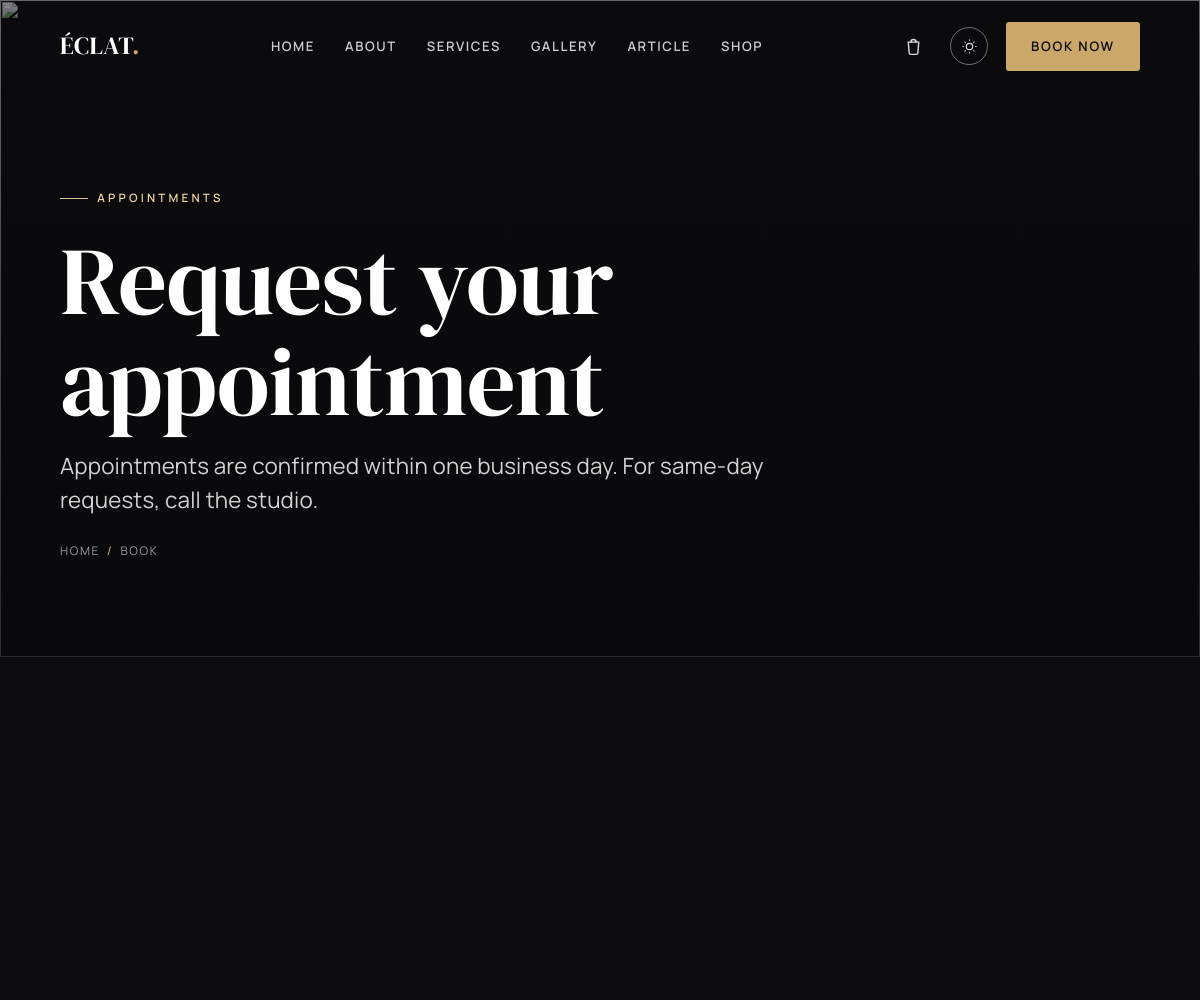
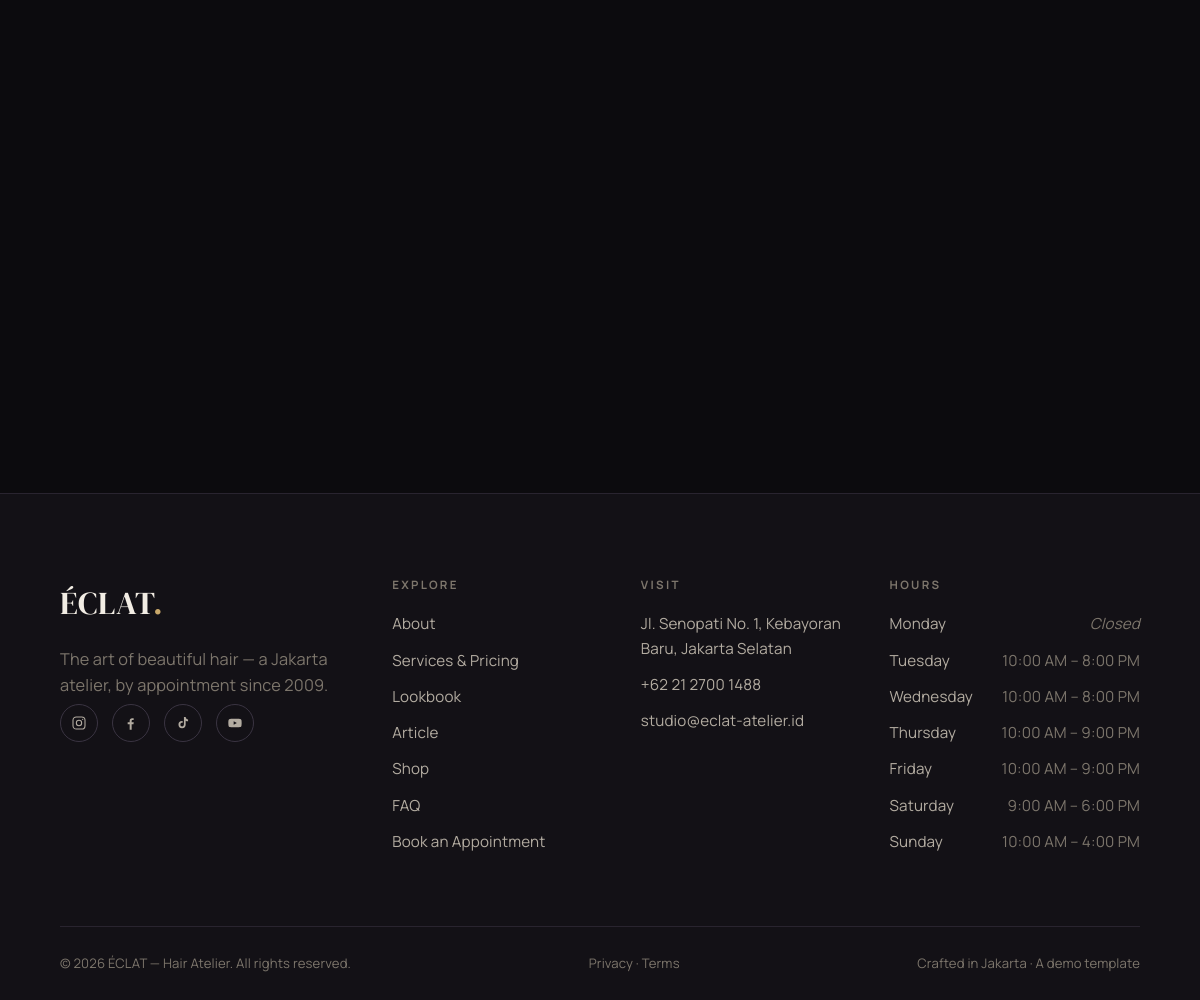
Screenshot of /book with the database file from the repository (2 pictures, top to bottom).
### tables this page shows
CREATE TABLE opening_hours (
    id         INT AUTO_INCREMENT PRIMARY KEY,
    day_order  TINYINT      NOT NULL,
    day_name   VARCHAR(12)  NOT NULL,
    open_time  TIME         NULL,
    close_time TIME         NULL,
    is_closed  TINYINT(1)   NOT NULL DEFAULT 0
);

### app/controllers/book.php (called while the page is built, shortened)
<?php
$errors  = [];
$services = get_services();
$old = ['name' => '', 'email' => '', 'phone' => '', 'service_id' => '', 'preferred_date' => '', 'message' => ''];
render('book', [
    'title'    => 'Book an Appointment — ' . get_setting('site_name_full'),
    'meta'     => 'Request an appointment at ' . get_setting('site_name') . '.',
    'active'   => '',
    'css'      => ['book'],
    'js'       => ['pages/book'],
    'services' => $services,
    'hours'    => get_opening_hours(),
    'errors'   => $errors,
    'old'      => $old,
]);

### public/index.php (called while the page is built, shortened)
<?php
$routes = require APP_PATH . '/routes.php';
$uri  = parse_url($_SERVER['REQUEST_URI'] ?? '/', PHP_URL_PATH) ?? '/';
if (BASE_URL !== '') {
    if ($uri === BASE_URL) {
        $uri = '/';
    } elseif (str_starts_with($uri, BASE_URL . '/')) {
        $uri = substr($uri, strlen(BASE_URL));
    }
}
$path = '/' . trim($uri, '/');
$controller = $routes[$path] ?? null;
if ($controller === null) {
    http_response_code(404);
    $controller_file = APP_PATH . '/controllers/not_found.php';
} else {
    $controller_file = APP_PATH . '/controllers/' . $controller . '.php';
}
require $controller_file;

### app/models/settings.php (called while the page is built, shortened)
<?php
function get_setting(string $key, string $default = ''): string {
    static $cache = null;
    if ($cache === null) {
        $cache = [];
        foreach (q('SELECT skey, svalue FROM settings') as $r) {
            $cache[$r['skey']] = $r['svalue'];
        }
    }
    return $cache[$key] ?? $default;
}

### app/database.php (called while the page is built, shortened)
<?php
function db(): PDO {
    static $pdo = null;
    if ($pdo instanceof PDO) {
        return $pdo;
    }
    $opts = [
        PDO::ATTR_ERRMODE            => PDO::ERRMODE_EXCEPTION,
        PDO::ATTR_DEFAULT_FETCH_MODE => PDO::FETCH_ASSOC,
        PDO::ATTR_EMULATE_PREPARES   => false,
    ];
    try {
        if (DB_DRIVER === 'sqlite') {
            $pdo = new PDO('sqlite:' . DB_SQLITE_PATH, null, null, $opts);
            $pdo->exec('PRAGMA foreign_keys = ON');
        } else {
            $dsn = sprintf('mysql:host=%s;port=%s;dbname=%s;charset=utf8mb4',
                DB_HOST, DB_PORT, DB_NAME);
            $pdo = new PDO($dsn, DB_USER, DB_PASS, $opts);
        }
    } catch (PDOException $ex) {
        http_response_code(500);
        exit(APP_DEBUG
            ? 'Database connection failed: ' . $ex->getMessage()
            : 'The site is temporarily unavailable. Please try again shortly.');
    }
    return $pdo;
}
function q(string $sql, array $params = []): array {
    $stmt = db()->prepare($sql);
    $stmt->execute($params);
    return $stmt->fetchAll();
}

### app/models/hours.php (called while the page is built, shortened)
<?php
function get_opening_hours(): array {
    return q('SELECT day_name, open_time, close_time, is_closed
              FROM opening_hours ORDER BY day_order ASC');
}

### app/views/pages/book.php (the view, shortened to what this page needs)
<section class="page-hero">
    <div class="page-hero-bg"><img src="<?= e(url('assets/img/hero/book-hero.jpg')) ?>" alt="" aria-hidden="true"></div>
    <div class="container">
        <span class="eyebrow">Appointments</span>
        <h1>Request your appointment</h1>
        <p class="lede"><?= e(get_setting('booking_note')) ?></p>
        <div class="breadcrumb"><a href="<?= e(url('')) ?>">Home</a><span class="sep">/</span>Book</div>
    </div>
</section>
<section class="section">
    <div class="container book-grid">
    </div>
</section>

### app/views/partials/footer.php (shortened to what this page needs)
<?php
$hours   = get_opening_hours();
$ig = get_setting('instagram'); $fb = get_setting('facebook');
$tt = get_setting('tiktok');    $yt = get_setting('youtube');
?>
<footer class="site-footer">
    <div class="container">
        <div class="footer-top">
            <div class="footer-brand">
                <div class="brand"><?= e(get_setting('site_name')) ?><span class="dot">.</span></div>
                <p><?= e(get_setting('tagline')) ?> — a Jakarta atelier, by appointment since <?= e(get_setting('founded_year')) ?>.</p>
                <div class="socials">
                    <a href="<?= e($ig) ?>" aria-label="Instagram"><svg viewBox="0 0 24 24" fill="none" stroke="currentColor" stroke-width="1.6"><rect x="3" y="3" width="18" height="18" rx="5"/><circle cx="12" cy="12" r="4"/><circle cx="17.5" cy="6.5" r="1" fill="currentColor" stroke="none"/></svg></a>
                    <a href="<?= e($fb) ?>" aria-label="Facebook"><svg viewBox="0 0 24 24" fill="currentColor"><path d="M13 22v-8h2.7l.4-3H13V9c0-.9.3-1.5 1.6-1.5H16V4.9c-.3 0-1.2-.1-2.3-.1-2.3 0-3.7 1.4-3.7 3.9V11H7v3h3v8z"/></svg></a>
                    <a href="<?= e($tt) ?>" aria-label="TikTok"><svg viewBox="0 0 24 24" fill="currentColor"><path d="M16 3c.3 2 1.6 3.6 3.6 3.9v2.6c-1.3.1-2.6-.3-3.6-1v5.9a5.4 5.4 0 1 1-5.4-5.4c.3 0 .6 0 .9.1v2.7a2.7 2.7 0 1 0 1.9 2.6V3z"/></svg></a>
                    <a href="<?= e($yt) ?>" aria-label="YouTube"><svg viewBox="0 0 24 24" fill="currentColor"><path d="M22 12s0-3-.4-4.4a2.3 2.3 0 0 0-1.6-1.6C18.5 5.6 12 5.6 12 5.6s-6.5 0-8 .4A2.3 2.3 0 0 0 2.4 7.6C2 9 2 12 2 12s0 3 .4 4.4a2.3 2.3 0 0 0 1.6 1.6c1.5.4 8 .4 8 .4s6.5 0 8-.4a2.3 2.3 0 0 0 1.6-1.6C22 15 22 12 22 12zm-12 2.8V9.2l4.8 2.8z"/></svg></a>
                </div>
            </div>
            <div class="footer-col">
                <h4>Explore</h4>
                <ul>
                    <li><a href="<?= e(url('about')) ?>">About</a></li>
                    <li><a href="<?= e(url('services')) ?>">Services &amp; Pricing</a></li>
                    <li><a href="<?= e(url('gallery')) ?>">Lookbook</a></li>
                    <li><a href="<?= e(url('blog')) ?>">Article</a></li>
                    <li><a href="<?= e(url('shop')) ?>">Shop</a></li>
                    <li><a href="<?= e(url('faq')) ?>">FAQ</a></li>
                    <li><a href="<?= e(url('book')) ?>">Book an Appointment</a></li>
                </ul>
            </div>
            <div class="footer-col">
                <h4>Visit</h4>
                <ul>
                    <?php if ($addr = get_setting('address')): ?><li><?= nl2br(e($addr)) ?></li><?php endif; ?>
                    <li><a href="tel:<?= e(preg_replace('/[^0-9+]/', '', get_setting('phone'))) ?>"><?= e(get_setting('phone')) ?></a></li>
                    <li><a href="mailto:<?= e(get_setting('email')) ?>"><?= e(get_setting('email')) ?></a></li>
                </ul>
            </div>
            <div class="footer-col">
                <h4>Hours</h4>
                <ul>
                    <?php foreach ($hours as $h): ?>
                        <li class="hours-row<?= $h['is_closed'] ? ' closed' : '' ?>">
                            <span class="d"><?= e($h['day_name']) ?></span>
                            <span class="t"><?= $h['is_closed'] ? 'Closed' : e(fmt_time($h['open_time']) . ' – ' . fmt_time($h['close_time'])) ?></span>
                        </li>
                    <?php endforeach; ?>
                </ul>
            </div>
        </div>
        <div class="footer-bottom">
            <span>© <?= date('Y') ?> <?= e(get_setting('site_name_full')) ?>. All rights reserved.</span>
            <span class="footer-legal">
                <a href="<?= e(url('privacy')) ?>">Privacy</a> · <a href="<?= e(url('terms')) ?>">Terms</a>
            </span>
            <span>Crafted in Jakarta · A demo template</span>
        </div>
    </div>
</footer>

### public/assets/css/base/tokens.css (style rules this page uses)
:root { --font-display: "DM Serif Display", Georgia, "Times New Roman", serif; --font-body: "Manrope", system-ui, -apple-system, Segoe UI, Roboto, sans-serif; --fs-eyebrow: 0.72rem; --fs-body: 1.02rem; --fs-lead: clamp(1.12rem, 0.6rem + 1.1vw, 1.4rem); --h4: clamp(1.05rem, 0.9rem + 0.6vw, 1.3rem); --h3: clamp(1.4rem, 1rem + 1.4vw, 2rem); --h2: clamp(2.05rem, 1.2rem + 3.4vw, 3.4rem); --h1: clamp(2.9rem, 1.2rem + 7vw, 6rem); --container: 1220px; --container-narrow: 880px; --gutter: clamp(20px, 5vw, 64px); --section-y: clamp(60px, 6vw, 104px); --radius: 3px; --radius-lg: 6px; --ease: cubic-bezier(0.2, 0.6, 0.2, 1); --dur: 0.65s; --dur-fast: 0.28s; }
:root, [data-theme="dark"] { --bg: #0c0b0e; --bg-2: #131116; --bg-3: #1b181f; --text: #f2ede4; --text-2: #b3aca1; --text-3: #7d766c; --line: #29242f; --line-2: #3a3442; --accent: #c9a86a; --accent-2: #e2c993; --accent-ink: #0c0b0e; --overlay: linear-gradient(180deg, rgba(8,7,10,0.25) 0%, rgba(8,7,10,0.72) 100%); --shadow: 0 24px 60px -28px rgba(0,0,0,0.7); --img-filter: grayscale(0.15) contrast(1.02); }

### public/assets/css/base/typography.css (style rules this page uses)
body { font-family: var(--font-body); font-size: var(--fs-body); font-weight: 400; color: var(--text); background: var(--bg); letter-spacing: 0.01em; transition: background var(--dur-fast) var(--ease), color var(--dur-fast) var(--ease); }
h1, h2, h3, h4 { font-family: var(--font-display); font-weight: 400; line-height: 1.06; letter-spacing: -0.005em; color: var(--text); }
h1 { font-size: var(--h1); font-weight: 400; }
h4 { font-size: var(--h4); line-height: 1.2; }
p { color: var(--text-2); }
.eyebrow { font-family: var(--font-body); font-size: var(--fs-eyebrow); font-weight: 600; letter-spacing: 0.28em; text-transform: uppercase; color: var(--accent); display: inline-flex; align-items: center; gap: 0.8em; }
.eyebrow::before { content: ""; width: 28px; height: 1px; background: var(--accent); opacity: 0.7; }
.lede { font-size: var(--fs-lead); line-height: 1.5; color: var(--text-2); }

### public/assets/css/components/layout.css (style rules this page uses)
.container { width: 100%; max-width: var(--container); margin-inline: auto; padding-inline: var(--gutter); }
.section { padding-block: var(--section-y); }

### public/assets/css/components/header.css (style rules this page uses)
.brand { font-family: var(--font-display); font-size: 1.55rem; font-weight: 400; letter-spacing: 0.02em; color: var(--text); transition: color var(--dur-fast) var(--ease); }
.brand .dot { color: var(--accent); }

### public/assets/css/components/hero.css (style rules this page uses)
.page-hero { position: relative; padding-top: 180px; padding-bottom: clamp(60px, 8vw, 110px); overflow: hidden; }
.page-hero-bg { position: absolute; inset: 0; z-index: -2; }
.page-hero-bg img { width: 100%; height: 100%; object-fit: cover; filter: grayscale(0.5) brightness(0.7); }
.page-hero-bg::after { content: ""; position: absolute; inset: 0; background: var(--overlay); }
.page-hero h1 { color: #fff; max-width: 18ch; }
.page-hero .eyebrow { color: #edd6a6; margin-bottom: 22px; }
.page-hero .eyebrow::before { background: #edd6a6; opacity: 0.9; }
.page-hero .lede { color: rgba(255,255,255,0.82); max-width: 52ch; margin-top: 0.7em; }
.breadcrumb { margin-top: 26px; font-size: 0.74rem; letter-spacing: 0.14em; text-transform: uppercase; color: rgba(255,255,255,0.6); }
.breadcrumb .sep { margin-inline: 0.6em; color: var(--accent-2); }

### public/assets/css/pages/book.css (style rules this page uses)
.book-grid { display: grid; grid-template-columns: 1.4fr 1fr; gap: clamp(40px, 5vw, 80px); align-items: start; }

### rows the page displays
opening_hours: day_name "Monday", is_closed "Closed"
opening_hours: day_name "Tuesday", open_time+close_time "10:00 AM – 8:00 PM"
opening_hours: day_name "Wednesday", open_time+close_time "10:00 AM – 8:00 PM"
opening_hours: day_name "Thursday", open_time+close_time "10:00 AM – 9:00 PM"
opening_hours: day_name "Friday", open_time+close_time "10:00 AM – 9:00 PM"
opening_hours: day_name "Saturday", open_time+close_time "9:00 AM – 6:00 PM"
opening_hours: day_name "Sunday", open_time+close_time "10:00 AM – 4:00 PM"

### other values shown
get_setting('site_name') "ÉCLAT"
$label "HOME"
$label "ABOUT"
$label "SERVICES"
$label "GALLERY"
$label "ARTICLE"
$label "SHOP"
get_setting('booking_note') "Appointments are confirmed within one business day. For same-day requests, call the studio."
get_setting('tagline') "The art of beautiful hair"
get_setting('founded_year') "2009"
$addr "Jl. Senopati No. 1, Kebayoran Baru, Jakarta Selatan"
get_setting('phone') "+62 21 2700 1488"
get_setting('email') "studio@eclat-atelier.id"
get_setting('site_name_full') "ÉCLAT — Hair Atelier"
